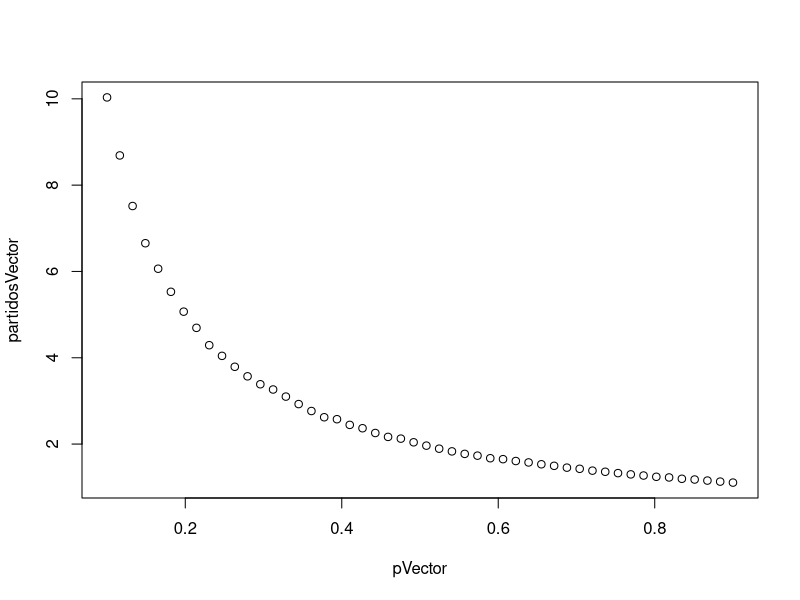

Here is the R script that generated this plot:
# Fundamentos de R - Parte 5:
# Estructuras de Control
#
# Angelo Gutierrez Daza
# 2025
#
# Programacion II
# Programa de Estudios Superiores
# Banco de Guatemala
#
# Codigo probado utilizando la version 4.5.1 de R

graphics.off(); rm(list=ls());

################################################################################
# 1) Valores Logicos
################################################################################

# Ya nos encontramos antes a los valores logicos TRUE y FALSE
x <- TRUE
y <- FALSE

# Ahora veremos como usarlos para escribir funciones mas elaboradas

### Operadores Logicos

# Algunas expresiones en R dan como resultado un TRUE o un FALSE

## Mayor / Mayor o igual / Menor o igual / Menor
2 > 3       # Preguntamos a R si 2 es mayor que 3
X <- (3>=2) # Guardamos en X la respuesta a la pregunta: es 3 mayor o igual a 2?
X
Messi <- 10     
Cristiano <- 7 
Messi > Cristiano # Aca preguntamos a R lo obvio 

# Note que ">" y ">=" actuan como operadores logicos
# Estos operadores permiten verificar que una condicion logica se cumple

## Igualdad
# Aca usamos el operador "==" para verificar igualdad
2==3  
# Note que "=" y "==" no son lo mismo!
James = "Grande"   # Aca asignamos una variable que dice que James es Grande
James == "Grande"  # Aca preguntamos si James es Grande

## Desigualdad
# Para testear desigualdad, usamos "!=" o "!" como negacion
2!=3
!(2==3)  

## Operadores logicos "y" (AND) y o (OR)
# En R, AND y OR son representados por "&" y "|", respectivamente
# Dados dos enunciados "P" y "Q", se tiene:
# P & Q : Verdadero si ambos son verdaderos, Falso en cualquier otro caso
# P | Q : Falso si ambos son falsos, Verdadero en cualquier otro caso
(1<2) & (2<3) # AND: Ambos enunciados son verdaderos -> Resultado es TRUE
(1<2) | (2<1) # OR : Uno de los enunciados es verdadero -> Resultado es TRUE
(1<2) & (2<1) # AND: Uno de los enunciados es falso -> Resultado es FALSE

### Operadores Logicos sobre Vectores
# Los operadores logicos pueden ser aplicados a vectores
x <- c(1,2); 
y <- c(0,1);
x > y            # Note que x[1] es comparado con y[1] y x[2] con y[2]

# Podemos comparar un vector con un escalar, en cuyo caso, cada elemento del 
# vector se compara con el escalar
x > 1            

# Tambien podemos usar los operadores & y | con vectores 
(1<=x) & (x<=2)  

# Note ademas que 1<=x<=2 no funciona

### Aritmetica con Valores Logicos

# Los valores logicos se pueden usar con operaciones algebraicas
# En este caso, TRUE se toma como 1 y FALSE como 0
FALSE + TRUE 
FALSE*TRUE
sum(c(TRUE,TRUE,FALSE))

# Esto puede ser bastante util

# Por ejemplo, podemos usarlos para encontrar cuandos elementos de un vector
# exceden un numero determinado
x <- c(1,2,3,4,5,6,7,8,9)
sum(x>4)  

# O para encontrar la fraccion de elementos que exceden un numero determinado
mean(x>4) 

### Extraccion Condicional
# Podemos usar vectores de valores logicos para indexar vectores numericos
y <- c(1,2,3,4); 
y 
indices.elegidos <- c(T,F,T,F) # Vector donde TRUE seran los indices recuperados
y[indices.elegidos]            # Devuelve los elementos de los indices elegidos

# Usandolos de forma creativa, podemos ahorrar mucho tiempo
y[y>=3] # Recuperar los elementos del vector "y" que son mayores o iguales a 3

# Ejemplo: Creemos una data frame
Equipo <- c("RM","FCB","RM","FCB","FCB","RM","RM") # Par de equipos cualquiera
Millones.USD <- c(21,26,8,9,5,7,9) # Salario de jugadores en millones de USD

# Salario promedio de los jugadores del equipo RM
Salarios <- data.frame(Equipo,Millones.USD) 
mean(Salarios$Millones.USD[Salarios$Equipo=="RM"]) 

################################################################################
# 2) Condicionales
################################################################################

### Condicional IF-THEN-ELSE ###
# Podemos usar valores logicos junto con instrucciones conocidas como 
# "condicionales" para ejecturar una instruccion cuando se cumplan condiciones 

# Uno de los condicionales mas comunes es el condicional IF
# Este ejecuta un comando en caso de que una condicion se cumpla
# La mejor manera de verlo es con un ejemplo: 

# Aca tiramos una moneda y nos preguntamos si cae cara 
# De ser asi, creamos una variable llamada "cara" y le asignamos un 1
moneda <- runif(1)
cara   <- NaN
if  (moneda <=0.5){
    cara <-  1
}
cara 

# Tambien podemos especificar que hacer si la condicion no se cumple
# A continuacion, especificamos lo que ocurre en caso de que caiga sello
moneda <- runif(1)
if  (moneda <=0.5){
    cara <-  1
    print("Cara")
} else{
	cara <- 0
	print("Sello")
}
cara

# De forma alternativa, podemos usar el comando ifelse()
cara <- ifelse(moneda<=0.5, cara <- 1, cara <- 0)
cara

# Note que el primer argumento entre parentesis es evaluado
# Si este es verdadero, se devuelve el segundo valor
# De lo contrario, se devuelve el tercero
# Note ademas que el primer argumento puede ser un vector

# Retomemos como ejemplo los salarios de los jugadores
# Queremos crear una variable dummy que tome valor de 1 para los jugadores que 
# ganen mas de 10 millones de USD
Millones.USD
dummy.cracks <- ifelse(Millones.USD > 10,1,0)
dummy.cracks

### El simbolo Inf (Infinito)
# Finalmente, es bueno saber que R cuenta con el simbolo "Inf" que representa el
# infinito y tiene sus propiedades como tal
Inf
10^100>Inf
-Inf<0
for (i in 1:10){ # Repita la siguiente instruccion variando "i" entre 1 hasta 10
    X[i] <- i  # Asigne el numero "i" al elemento "i" del vector
}
# Asi como sus propiedades aritmeticas
Inf + Inf
Inf - Inf
1   + Inf
10/Inf

################################################################################
# 3) Loops
################################################################################

# Los loops son instrucciones que nos permiten repetir un comando un numero 
# (determinado o no) de veces

# Aca veremos dos tipos de loops comunmente utilizados en R:
# "For Loops" y "While Loops"

### For-Loop 
# Este tipo de loop repite una instruccion un numero determinado de veces
# La mejor forma de verlo es con un ejemplo

# Suponga que no conoce la funcion seq() o el uso de ":" pero quiere crear
# un vector con los numeros entre 1 y 10
X <- rep(NaN,3) # Iniciamos creando un vector sin numeros
for (i in seq(1,10,2)){ # Repita la siguiente instruccion variando "i" entre 1 hasta 10
	X[i] <- i  # Asigne el numero "i" al elemento "i" del vector
}
X

# Como otro ejemplo, suponga que quiere sumar los numeros enteros de 1 a 10
x <- 0 # Inicializamos un contador
for (i in 1:50){ 
	x <- x + i
}
x

# Note lo que hacen estas lineas:
# - Primero, x se inicia en cero
# - Luego, "i" se incrementa en cada iteracion por cada elemento en 1:10
# - En cada iteracion se repite el calculo x <- x + i

# Este ultimo Loop podria ser reemplazado por las siguientes lineas:
x <- 0
i <- 1
x <- x+i
i <- 2
x <- x+i
i <- 3
x <- x+i
x

# Ahora imagine que quiere sumar los numeros entre 1 y 100
# Claramente, los Loops son una mejor opcion

# Note que, de forma alternativa, podriamos haber escrito 
sum(1:10)
# para realizar esta operacion

# Si bien, ambas formas arrojan resultados iguales, esta ultima es la mas
#  eficiente (menor tiempo computacional)

# Como tercer ejemplo, vamos a simular una variable aleatoria para contar el
# numero de caras obtenidas al lanzar una moneda balanceada mil veces
caras <- vector(mode="numeric", length=1000) 
for (i in 1:1000) {
	moneda <- runif(1)
	caras[i] <- ifelse(moneda<=0.5,1,0)
}
sum(caras)  # Numero de caras
mean(caras) # Probabilidad de sacar cara

# En programacion, simpre habra mas de una forma de hacer las cosas
# Algunas formas seran mas faciles o eficientes, dependiendo del objetivo

# 1) Combinar la funcion sum() con la funcion runif() y usar operaciones logicas
sum(runif(1000)<=0.5)            

# 2) Usar la funcion que permite simular variables aleatorias de una binomial   
sum(rbinom(1,size=10000,prob=0.8))

# Tambien podemos usar el "For Loop" para crear categorias
# Por ejemplo, estos son los puntos de los equipos en la tabla de la 
# Premier League (al 18 de Febrero de 2018)
puntos <- c(44,43,43,39,35,34,32,31,31,30,29,29,27,25,24,23,21,19,18,12)

# Noten que el primer lugar le lleva casi 20 puntos al cuarto!

# Queremos crear un vector "Clasificacion" que los separe en tres categorias: 
# Lideres ("L"), Media Tabla ("M"), y Descenso ("D")
clasificacion <- character(0) # Vector de caracteres vacio.
for (i in 1:length(puntos)){
	if (puntos[i]<=25) clasificacion[i] <- "D"
	if (puntos[i]>25 && puntos[i]<=38) clasificacion[i] <- "M"
	if (puntos[i]>38) clasificacion[i] <- "L"
}
clasificacion

### While-Loop
# Los While loops actuan de forma similar al For Loop
# La diferencia fundamental es que estos repiten una instruccion mientras una
# condicion logica se mantenga, por lo que el numero de iteraciones puede no 
# conocerse de antemano

# Ejemplo: Simular una v.a. contando el numero de lanzamientos de una moneda
# hasta que cae la primera cara
lanzamientos <- 0
cara         <- 0

while (cara==0){
	lanzamientos <- lanzamientos + 1 # Cuente el numero de lanzamientos
	moneda <- runif(1)               # Lanzar una moneda
	if (moneda <= 0.5) cara <-1      # Verificar si cae cara
}

# Este loop continua hasta que el condicional "cara==0" arroje un FALSE. 
# Note que, en este caso, el For-Loop no es apropiado

################################################################################
# 4) Funciones + Loops
################################################################################

# Uno de los grandes usos de los loops es la simulacion montecarlo

# Como ejemplo vamos a usar un loop para calcular el numero de juegos en 
# promedio que puede jugar Falcao antes de lesionarse a partir de simulaciones

# Suponemos que la probabilidad de que Falcao se lesione en un juego es del 10%
# Repetimos el experimento 1000 veces y promediamos para obtener una 
# aproximacion al valor esperado de juegos antes de lesionarse

num.simulaciones <- 1000
num.partidos     <- rep(0,num.simulaciones)

for (i in 1:num.simulaciones){
	partidos  <- 0 # Comencemos a contar partidos jugados
	lesion    <- 0 # Y empezemos la temporada sin lesiones
	while (lesion==0){ # Mientras no se lesione
		partidos <- partidos + 1        # Cuente el numero de partidos
		moneda   <- runif(1)            # Lance una moneda
		if (moneda <= 0.1) lesion <- 1  # Verifique si Falcao se lesiona
	}
    # Guarda el numero de partidos que Falcao jugo antes de lesionarse
	num.partidos[i] <- partidos 
}

# Promedio de partidos seguidos que juega Falcao antes de lesionarse
print(mean(num.partidos)) 


# Si combinamos el uso de loops con funciones, podemos definir funciones mucho
# mas elaboradas que las definidas hasta ahora

# A contiuacion, una funcion para calcular el numero de partidos que juega 
# Falcao antes de lesionarse, dada una probabilidad incondicional de lesion

Partidos.Falcao <- function(p_lesion) {
    num.simulaciones <- 10000
    num.partidos     <- rep(0,num.simulaciones)

    # Repetir el experimento mil veces
    for (i in 1:num.simulaciones){
        partidos  <- 0
        lesion    <- 0
        while (lesion == 0){
                partidos <- partidos + 1         
                moneda   <- runif(1)             
                if (moneda <= p_lesion) lesion <- 1
        }
        num.partidos[i] <- partidos
    }
    print(mean(num.partidos))
}

# Note que los brackets delimitan el cuerpo de la funcion

# Ahora podemos usar la funcion para repetir el calculo con otras probabilidades
Partidos.Falcao(0.1)
Partidos.Falcao(0.5)

# Y usar otro loop para evaluarla en varios puntos y hacer una grafica

pVector <- seq(0.1,0.9,length=50)
partidosVector  <- rep(0,50)
for (i in 1 : length(pVector)){
    partidosVector[i] <- Partidos.Falcao(pVector[i])
}

plot(pVector,partidosVector)
